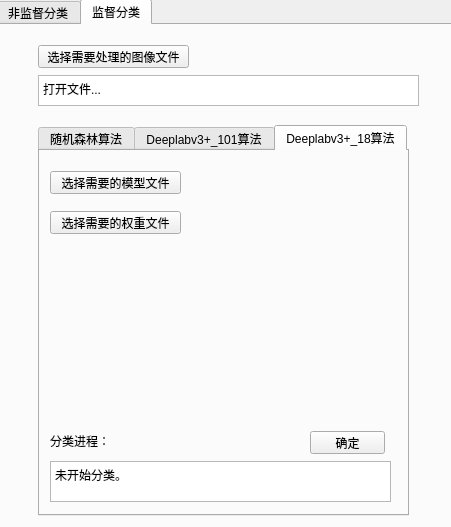
<?xml version="1.0" encoding="UTF-8"?>
<ui version="4.0">
 <class>Form</class>
 <widget class="QWidget" name="Form">
  <property name="geometry">
   <rect>
    <x>0</x>
    <y>0</y>
    <width>451</width>
    <height>527</height>
   </rect>
  </property>
  <property name="windowTitle">
   <string>Form</string>
  </property>
  <widget class="QTabWidget" name="tabWidget">
   <property name="geometry">
    <rect>
     <x>-4</x>
     <y>-1</y>
     <width>901</width>
     <height>681</height>
    </rect>
   </property>
   <property name="currentIndex">
    <number>1</number>
   </property>
   <widget class="QWidget" name="tab_2">
    <attribute name="title">
     <string>非监督分类</string>
    </attribute>
    <widget class="QTabWidget" name="tabWidget_2">
     <property name="geometry">
      <rect>
       <x>40</x>
       <y>100</y>
       <width>371</width>
       <height>391</height>
      </rect>
     </property>
     <property name="currentIndex">
      <number>1</number>
     </property>
     <widget class="QWidget" name="tab_4">
      <attribute name="title">
       <string>K-MEANS算法</string>
      </attribute>
      <widget class="QPushButton" name="pushButton_3">
       <property name="geometry">
        <rect>
         <x>270</x>
         <y>280</y>
         <width>75</width>
         <height>23</height>
        </rect>
       </property>
       <property name="text">
        <string>确定</string>
       </property>
      </widget>
      <widget class="QLabel" name="label_4">
       <property name="geometry">
        <rect>
         <x>10</x>
         <y>20</y>
         <width>81</width>
         <height>21</height>
        </rect>
       </property>
       <property name="text">
        <string>设置类别个数：</string>
       </property>
      </widget>
      <widget class="QTextBrowser" name="textBrowser_2">
       <property name="geometry">
        <rect>
         <x>10</x>
         <y>310</y>
         <width>341</width>
         <height>41</height>
        </rect>
       </property>
       <property name="html">
        <string>&lt;!DOCTYPE HTML PUBLIC &quot;-//W3C//DTD HTML 4.0//EN&quot; &quot;http://www.w3.org/TR/REC-html40/strict.dtd&quot;&gt;
&lt;html&gt;&lt;head&gt;&lt;meta name=&quot;qrichtext&quot; content=&quot;1&quot; /&gt;&lt;style type=&quot;text/css&quot;&gt;
p, li { white-space: pre-wrap; }
&lt;/style&gt;&lt;/head&gt;&lt;body style=&quot; font-family:'SimSun'; font-size:9pt; font-weight:400; font-style:normal;&quot;&gt;
&lt;p style=&quot; margin-top:0px; margin-bottom:0px; margin-left:0px; margin-right:0px; -qt-block-indent:0; text-indent:0px;&quot;&gt;未开始分类。&lt;/p&gt;&lt;/body&gt;&lt;/html&gt;</string>
       </property>
      </widget>
      <widget class="QLabel" name="label_5">
       <property name="geometry">
        <rect>
         <x>10</x>
         <y>280</y>
         <width>61</width>
         <height>20</height>
        </rect>
       </property>
       <property name="text">
        <string>分类进程：</string>
       </property>
      </widget>
      <widget class="QComboBox" name="comboBox_2">
       <property name="geometry">
        <rect>
         <x>120</x>
         <y>20</y>
         <width>69</width>
         <height>22</height>
        </rect>
       </property>
       <item>
        <property name="text">
         <string>0</string>
        </property>
       </item>
       <item>
        <property name="text">
         <string>2</string>
        </property>
       </item>
       <item>
        <property name="text">
         <string>3</string>
        </property>
       </item>
       <item>
        <property name="text">
         <string>4</string>
        </property>
       </item>
       <item>
        <property name="text">
         <string>5</string>
        </property>
       </item>
       <item>
        <property name="text">
         <string>6</string>
        </property>
       </item>
       <item>
        <property name="text">
         <string>7</string>
        </property>
       </item>
       <item>
        <property name="text">
         <string>8</string>
        </property>
       </item>
       <item>
        <property name="text">
         <string>9</string>
        </property>
       </item>
       <item>
        <property name="text">
         <string>10</string>
        </property>
       </item>
      </widget>
     </widget>
     <widget class="QWidget" name="tab_5">
      <attribute name="title">
       <string>ISODATA算法</string>
      </attribute>
      <widget class="QPushButton" name="pushButton_8">
       <property name="geometry">
        <rect>
         <x>270</x>
         <y>280</y>
         <width>75</width>
         <height>23</height>
        </rect>
       </property>
       <property name="text">
        <string>确定</string>
       </property>
      </widget>
      <widget class="QTextBrowser" name="textBrowser_4">
       <property name="geometry">
        <rect>
         <x>10</x>
         <y>310</y>
         <width>341</width>
         <height>41</height>
        </rect>
       </property>
       <property name="html">
        <string>&lt;!DOCTYPE HTML PUBLIC &quot;-//W3C//DTD HTML 4.0//EN&quot; &quot;http://www.w3.org/TR/REC-html40/strict.dtd&quot;&gt;
&lt;html&gt;&lt;head&gt;&lt;meta name=&quot;qrichtext&quot; content=&quot;1&quot; /&gt;&lt;style type=&quot;text/css&quot;&gt;
p, li { white-space: pre-wrap; }
&lt;/style&gt;&lt;/head&gt;&lt;body style=&quot; font-family:'SimSun'; font-size:9pt; font-weight:400; font-style:normal;&quot;&gt;
&lt;p style=&quot; margin-top:0px; margin-bottom:0px; margin-left:0px; margin-right:0px; -qt-block-indent:0; text-indent:0px;&quot;&gt;未开始分类。&lt;/p&gt;&lt;/body&gt;&lt;/html&gt;</string>
       </property>
      </widget>
      <widget class="QLabel" name="label_7">
       <property name="geometry">
        <rect>
         <x>10</x>
         <y>280</y>
         <width>61</width>
         <height>20</height>
        </rect>
       </property>
       <property name="text">
        <string>分类进程：</string>
       </property>
      </widget>
      <widget class="QLabel" name="label_8">
       <property name="geometry">
        <rect>
         <x>10</x>
         <y>20</y>
         <width>111</width>
         <height>21</height>
        </rect>
       </property>
       <property name="text">
        <string>设置初始类别数：</string>
       </property>
      </widget>
      <widget class="QLineEdit" name="lineEdit_7">
       <property name="geometry">
        <rect>
         <x>120</x>
         <y>180</y>
         <width>71</width>
         <height>21</height>
        </rect>
       </property>
       <property name="text">
        <string>5</string>
       </property>
      </widget>
      <widget class="QLineEdit" name="lineEdit_8">
       <property name="geometry">
        <rect>
         <x>120</x>
         <y>220</y>
         <width>71</width>
         <height>21</height>
        </rect>
       </property>
       <property name="text">
        <string>6</string>
       </property>
      </widget>
      <widget class="QLineEdit" name="lineEdit_6">
       <property name="geometry">
        <rect>
         <x>120</x>
         <y>140</y>
         <width>71</width>
         <height>21</height>
        </rect>
       </property>
       <property name="text">
        <string>0.5</string>
       </property>
      </widget>
      <widget class="QLabel" name="label_12">
       <property name="geometry">
        <rect>
         <x>10</x>
         <y>100</y>
         <width>101</width>
         <height>21</height>
        </rect>
       </property>
       <property name="text">
        <string>每个类别的标准差：</string>
       </property>
      </widget>
      <widget class="QLabel" name="label_10">
       <property name="geometry">
        <rect>
         <x>10</x>
         <y>140</y>
         <width>101</width>
         <height>21</height>
        </rect>
       </property>
       <property name="text">
        <string>类别间的最小距离：</string>
       </property>
      </widget>
      <widget class="QLabel" name="label_13">
       <property name="geometry">
        <rect>
         <x>10</x>
         <y>220</y>
         <width>111</width>
         <height>21</height>
        </rect>
       </property>
       <property name="text">
        <string>此次分类迭代次数：</string>
       </property>
      </widget>
      <widget class="QLabel" name="label_11">
       <property name="geometry">
        <rect>
         <x>10</x>
         <y>180</y>
         <width>111</width>
         <height>21</height>
        </rect>
       </property>
       <property name="text">
        <string>合并最大类别对数：</string>
       </property>
      </widget>
      <widget class="QLineEdit" name="lineEdit_4">
       <property name="geometry">
        <rect>
         <x>120</x>
         <y>100</y>
         <width>71</width>
         <height>21</height>
        </rect>
       </property>
       <property name="text">
        <string>1</string>
       </property>
      </widget>
      <widget class="QLabel" name="label_6">
       <property name="geometry">
        <rect>
         <x>10</x>
         <y>60</y>
         <width>101</width>
         <height>21</height>
        </rect>
       </property>
       <property name="text">
        <string>每类别样本最小数：</string>
       </property>
      </widget>
      <widget class="QLineEdit" name="lineEdit_2">
       <property name="geometry">
        <rect>
         <x>120</x>
         <y>60</y>
         <width>71</width>
         <height>21</height>
        </rect>
       </property>
       <property name="text">
        <string>20</string>
       </property>
      </widget>
      <widget class="QLineEdit" name="lineEdit_17">
       <property name="geometry">
        <rect>
         <x>120</x>
         <y>20</y>
         <width>71</width>
         <height>21</height>
        </rect>
       </property>
       <property name="text">
        <string>0</string>
       </property>
      </widget>
     </widget>
    </widget>
    <widget class="QPushButton" name="pushButton_6">
     <property name="geometry">
      <rect>
       <x>40</x>
       <y>20</y>
       <width>151</width>
       <height>23</height>
      </rect>
     </property>
     <property name="text">
      <string>选择需要处理的图像文件</string>
     </property>
    </widget>
    <widget class="QTextBrowser" name="textBrowser_3">
     <property name="geometry">
      <rect>
       <x>40</x>
       <y>50</y>
       <width>381</width>
       <height>31</height>
      </rect>
     </property>
     <property name="html">
      <string>&lt;!DOCTYPE HTML PUBLIC &quot;-//W3C//DTD HTML 4.0//EN&quot; &quot;http://www.w3.org/TR/REC-html40/strict.dtd&quot;&gt;
&lt;html&gt;&lt;head&gt;&lt;meta name=&quot;qrichtext&quot; content=&quot;1&quot; /&gt;&lt;style type=&quot;text/css&quot;&gt;
p, li { white-space: pre-wrap; }
&lt;/style&gt;&lt;/head&gt;&lt;body style=&quot; font-family:'SimSun'; font-size:9pt; font-weight:400; font-style:normal;&quot;&gt;
&lt;p style=&quot; margin-top:0px; margin-bottom:0px; margin-left:0px; margin-right:0px; -qt-block-indent:0; text-indent:0px;&quot;&gt;打开文件...&lt;/p&gt;&lt;/body&gt;&lt;/html&gt;</string>
     </property>
    </widget>
   </widget>
   <widget class="QWidget" name="tab_3">
    <attribute name="title">
     <string>监督分类</string>
    </attribute>
    <widget class="QPushButton" name="pushButton_7">
     <property name="geometry">
      <rect>
       <x>40</x>
       <y>20</y>
       <width>151</width>
       <height>23</height>
      </rect>
     </property>
     <property name="text">
      <string>选择需要处理的图像文件</string>
     </property>
    </widget>
    <widget class="QTextBrowser" name="textBrowser_7">
     <property name="geometry">
      <rect>
       <x>40</x>
       <y>50</y>
       <width>381</width>
       <height>31</height>
      </rect>
     </property>
     <property name="html">
      <string>&lt;!DOCTYPE HTML PUBLIC &quot;-//W3C//DTD HTML 4.0//EN&quot; &quot;http://www.w3.org/TR/REC-html40/strict.dtd&quot;&gt;
&lt;html&gt;&lt;head&gt;&lt;meta name=&quot;qrichtext&quot; content=&quot;1&quot; /&gt;&lt;style type=&quot;text/css&quot;&gt;
p, li { white-space: pre-wrap; }
&lt;/style&gt;&lt;/head&gt;&lt;body style=&quot; font-family:'SimSun'; font-size:9pt; font-weight:400; font-style:normal;&quot;&gt;
&lt;p style=&quot; margin-top:0px; margin-bottom:0px; margin-left:0px; margin-right:0px; -qt-block-indent:0; text-indent:0px;&quot;&gt;打开文件...&lt;/p&gt;&lt;/body&gt;&lt;/html&gt;</string>
     </property>
    </widget>
    <widget class="QTabWidget" name="tabWidget_3">
     <property name="geometry">
      <rect>
       <x>40</x>
       <y>100</y>
       <width>371</width>
       <height>391</height>
      </rect>
     </property>
     <property name="currentIndex">
      <number>2</number>
     </property>
     <widget class="QWidget" name="tab_6">
      <attribute name="title">
       <string>随机森林算法</string>
      </attribute>
      <widget class="QPushButton" name="pushButton_4">
       <property name="geometry">
        <rect>
         <x>270</x>
         <y>280</y>
         <width>75</width>
         <height>23</height>
        </rect>
       </property>
       <property name="text">
        <string>确定</string>
       </property>
      </widget>
      <widget class="QTextBrowser" name="textBrowser_5">
       <property name="geometry">
        <rect>
         <x>10</x>
         <y>310</y>
         <width>341</width>
         <height>41</height>
        </rect>
       </property>
       <property name="html">
        <string>&lt;!DOCTYPE HTML PUBLIC &quot;-//W3C//DTD HTML 4.0//EN&quot; &quot;http://www.w3.org/TR/REC-html40/strict.dtd&quot;&gt;
&lt;html&gt;&lt;head&gt;&lt;meta name=&quot;qrichtext&quot; content=&quot;1&quot; /&gt;&lt;style type=&quot;text/css&quot;&gt;
p, li { white-space: pre-wrap; }
&lt;/style&gt;&lt;/head&gt;&lt;body style=&quot; font-family:'SimSun'; font-size:9pt; font-weight:400; font-style:normal;&quot;&gt;
&lt;p style=&quot; margin-top:0px; margin-bottom:0px; margin-left:0px; margin-right:0px; -qt-block-indent:0; text-indent:0px;&quot;&gt;未开始分类。&lt;/p&gt;&lt;/body&gt;&lt;/html&gt;</string>
       </property>
      </widget>
      <widget class="QLabel" name="label_15">
       <property name="geometry">
        <rect>
         <x>10</x>
         <y>280</y>
         <width>61</width>
         <height>20</height>
        </rect>
       </property>
       <property name="text">
        <string>分类进程：</string>
       </property>
      </widget>
      <widget class="QPushButton" name="pushButton_15">
       <property name="geometry">
        <rect>
         <x>10</x>
         <y>60</y>
         <width>121</width>
         <height>23</height>
        </rect>
       </property>
       <property name="text">
        <string>选择训练shp样本</string>
       </property>
      </widget>
      <widget class="QPushButton" name="pushButton_16">
       <property name="geometry">
        <rect>
         <x>10</x>
         <y>20</y>
         <width>121</width>
         <height>23</height>
        </rect>
       </property>
       <property name="text">
        <string>选择训练器</string>
       </property>
      </widget>
      <widget class="QLabel" name="label_9">
       <property name="geometry">
        <rect>
         <x>10</x>
         <y>100</y>
         <width>61</width>
         <height>21</height>
        </rect>
       </property>
       <property name="text">
        <string>分块大小：</string>
       </property>
      </widget>
      <widget class="QLineEdit" name="lineEdit_18">
       <property name="geometry">
        <rect>
         <x>80</x>
         <y>100</y>
         <width>71</width>
         <height>21</height>
        </rect>
       </property>
       <property name="text">
        <string>0</string>
       </property>
      </widget>
      <widget class="QLabel" name="label_14">
       <property name="geometry">
        <rect>
         <x>10</x>
         <y>140</y>
         <width>71</width>
         <height>21</height>
        </rect>
       </property>
       <property name="text">
        <string>初始树个数：</string>
       </property>
      </widget>
      <widget class="QLineEdit" name="lineEdit_19">
       <property name="geometry">
        <rect>
         <x>80</x>
         <y>140</y>
         <width>71</width>
         <height>21</height>
        </rect>
       </property>
       <property name="text">
        <string>100</string>
       </property>
      </widget>
      <widget class="QLabel" name="label_16">
       <property name="geometry">
        <rect>
         <x>10</x>
         <y>180</y>
         <width>61</width>
         <height>21</height>
        </rect>
       </property>
       <property name="text">
        <string>最大深度：</string>
       </property>
      </widget>
      <widget class="QLineEdit" name="lineEdit_20">
       <property name="geometry">
        <rect>
         <x>80</x>
         <y>180</y>
         <width>71</width>
         <height>21</height>
        </rect>
       </property>
       <property name="text">
        <string>10</string>
       </property>
      </widget>
     </widget>
     <widget class="QWidget" name="tab_7">
      <attribute name="title">
       <string>Deeplabv3+_101算法</string>
      </attribute>
      <widget class="QPushButton" name="pushButton_9">
       <property name="geometry">
        <rect>
         <x>270</x>
         <y>280</y>
         <width>75</width>
         <height>23</height>
        </rect>
       </property>
       <property name="text">
        <string>确定</string>
       </property>
      </widget>
      <widget class="QTextBrowser" name="textBrowser_6">
       <property name="geometry">
        <rect>
         <x>10</x>
         <y>310</y>
         <width>341</width>
         <height>41</height>
        </rect>
       </property>
       <property name="html">
        <string>&lt;!DOCTYPE HTML PUBLIC &quot;-//W3C//DTD HTML 4.0//EN&quot; &quot;http://www.w3.org/TR/REC-html40/strict.dtd&quot;&gt;
&lt;html&gt;&lt;head&gt;&lt;meta name=&quot;qrichtext&quot; content=&quot;1&quot; /&gt;&lt;style type=&quot;text/css&quot;&gt;
p, li { white-space: pre-wrap; }
&lt;/style&gt;&lt;/head&gt;&lt;body style=&quot; font-family:'SimSun'; font-size:9pt; font-weight:400; font-style:normal;&quot;&gt;
&lt;p style=&quot; margin-top:0px; margin-bottom:0px; margin-left:0px; margin-right:0px; -qt-block-indent:0; text-indent:0px;&quot;&gt;未开始分类。&lt;/p&gt;&lt;/body&gt;&lt;/html&gt;</string>
       </property>
      </widget>
      <widget class="QLabel" name="label_17">
       <property name="geometry">
        <rect>
         <x>10</x>
         <y>280</y>
         <width>61</width>
         <height>20</height>
        </rect>
       </property>
       <property name="text">
        <string>分类进程：</string>
       </property>
      </widget>
      <widget class="QPushButton" name="pushButton_11">
       <property name="geometry">
        <rect>
         <x>10</x>
         <y>20</y>
         <width>131</width>
         <height>23</height>
        </rect>
       </property>
       <property name="text">
        <string>选择需要的模型文件</string>
       </property>
      </widget>
      <widget class="QPushButton" name="pushButton_12">
       <property name="geometry">
        <rect>
         <x>10</x>
         <y>60</y>
         <width>131</width>
         <height>23</height>
        </rect>
       </property>
       <property name="text">
        <string>选择需要的权重文件</string>
       </property>
      </widget>
     </widget>
     <widget class="QWidget" name="tab">
      <attribute name="title">
       <string>Deeplabv3+_18算法</string>
      </attribute>
      <widget class="QTextBrowser" name="textBrowser_8">
       <property name="geometry">
        <rect>
         <x>10</x>
         <y>310</y>
         <width>341</width>
         <height>41</height>
        </rect>
       </property>
       <property name="html">
        <string>&lt;!DOCTYPE HTML PUBLIC &quot;-//W3C//DTD HTML 4.0//EN&quot; &quot;http://www.w3.org/TR/REC-html40/strict.dtd&quot;&gt;
&lt;html&gt;&lt;head&gt;&lt;meta name=&quot;qrichtext&quot; content=&quot;1&quot; /&gt;&lt;style type=&quot;text/css&quot;&gt;
p, li { white-space: pre-wrap; }
&lt;/style&gt;&lt;/head&gt;&lt;body style=&quot; font-family:'SimSun'; font-size:9pt; font-weight:400; font-style:normal;&quot;&gt;
&lt;p style=&quot; margin-top:0px; margin-bottom:0px; margin-left:0px; margin-right:0px; -qt-block-indent:0; text-indent:0px;&quot;&gt;未开始分类。&lt;/p&gt;&lt;/body&gt;&lt;/html&gt;</string>
       </property>
      </widget>
      <widget class="QPushButton" name="pushButton_10">
       <property name="geometry">
        <rect>
         <x>270</x>
         <y>280</y>
         <width>75</width>
         <height>23</height>
        </rect>
       </property>
       <property name="text">
        <string>确定</string>
       </property>
      </widget>
      <widget class="QLabel" name="label_30">
       <property name="geometry">
        <rect>
         <x>10</x>
         <y>280</y>
         <width>61</width>
         <height>20</height>
        </rect>
       </property>
       <property name="text">
        <string>分类进程：</string>
       </property>
      </widget>
      <widget class="QPushButton" name="pushButton_14">
       <property name="geometry">
        <rect>
         <x>10</x>
         <y>20</y>
         <width>131</width>
         <height>23</height>
        </rect>
       </property>
       <property name="text">
        <string>选择需要的模型文件</string>
       </property>
      </widget>
      <widget class="QPushButton" name="pushButton_13">
       <property name="geometry">
        <rect>
         <x>10</x>
         <y>60</y>
         <width>131</width>
         <height>23</height>
        </rect>
       </property>
       <property name="text">
        <string>选择需要的权重文件</string>
       </property>
      </widget>
     </widget>
    </widget>
   </widget>
  </widget>
 </widget>
 <resources/>
 <connections/>
</ui>
